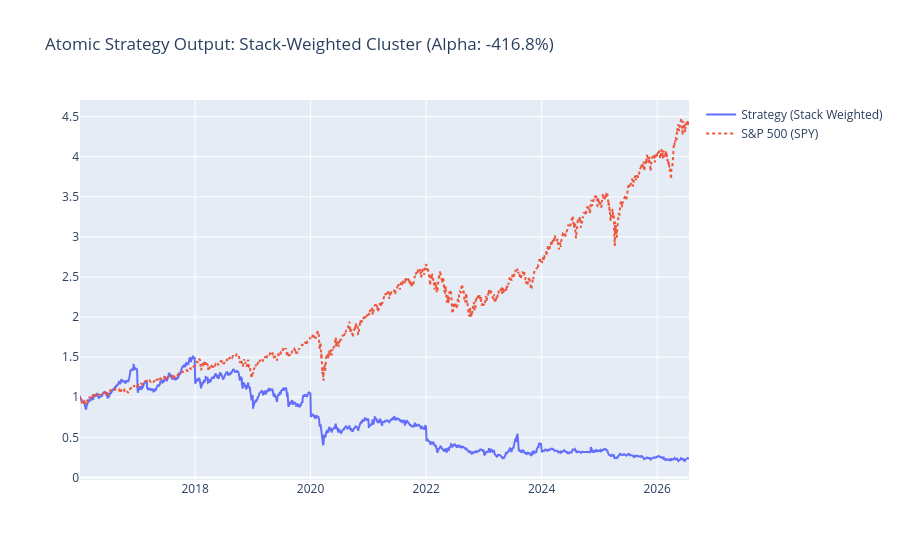

Notebook code cell kept with this figure:
### Markdown cell above
## PHASE 5: THE STRATEGY PIVOT & BACKTEST
Based on our Phase 4 findings, we prioritize Growth and Survival. We now run the full modular backtest from 2016 to verify if this "Atomic QARP" strategy consistently outperforms the S&P 500.

---
### Rebalance Logic:
- **Frequency**: Annual (12 Months).
- **Universe**: IT Services companies > $500M Revenue.
- **Selection**: Top 5 tickers by Atomic Stack Score.
- **Weighting**: Equal weight.

### Code cell
# --- PHASE 5: THE ATOMIC STRATEGY BACKTEST (CLEAN PIPELINE) ---

def run_phase5_backtest(tickers, start_date='2016-01-01', top_n=5):
    test_start = pd.to_datetime(start_date)
    today = pd.to_datetime(datetime.now().date())
    rebalance_dates = pd.date_range(start=test_start, end=today, freq='12MS')
    
    print(f"--- Starting Final Backtest Analysis (Local Data Only) ---")
    
    # 1. PRE-LOAD LOCAL PRICES (Absolute local truth)
    # Pivot includes SPY as we synced it in Phase 1.1
    all_prices = price_df.pivot(index='date', columns='ticker', values='adj_close')
    universe_prices = all_prices[all_prices.index >= test_start]
    
    # Check if SPY is available
    if 'SPY' not in all_prices.columns:
        print("CRITICAL: SPY benchmark missing from local pivot. Ensure Phase 1.1 ran successfully.")
        return

    spy_prices = all_prices['SPY']
    
    portfolio_value = 1.0
    history = pd.Series(index=universe_prices.index, dtype=float)
    history = history[history.index >= test_start]
    history.iloc[0] = 1.0
    
    last_picks_weights = {}

    for i, rb_date in enumerate(rebalance_dates):
        if rb_date >= today: break
        end_window = rebalance_dates[i+1] if i+1 < len(rebalance_dates) else today
        
        # 2. GENERATE ATOMIC DATA FOR THIS DATE
        period_data = []
        with np.errstate(divide='ignore', invalid='ignore'):
            for t in tickers:
                try:
                    rev = ttm_revenue(t, rb_date)
                    mkt = market_cap(t, rb_date)
                    if np.isnan(rev) or np.isnan(mkt) or rev <= 0: continue
                    
                    period_data.append({
                        'Ticker': t, 'Revenue_TTM': rev, 'Market_Cap': mkt,
                        'ROIC_%': ttm_roic(t, rb_date),
                        'F_Score_Factor': piotroski_f_score(t, rb_date),
                        'Growth_6Q_%': get_cumulative_growth(t, rb_date),
                        'PS_Current': mkt / rev,
                        'Rel_PS_Ind': (mkt/rev) / ind_medians.loc[tickers_meta.loc[t, 'zacks_x_ind_desc'], 'median_ps'],
                        'Rel_PS_Hist': (mkt/rev) / get_historical_ps_median(t, rb_date)
                    })
                except: continue
        
        atomic_df = pd.DataFrame(period_data).set_index('Ticker')
        
        # 3. APPLY CENTRALIZED OPPORTUNITY LOGIC
        opportunity_df = build_opportunity_matrix(atomic_df)
        if opportunity_df.empty: continue
        
        # 4. SELECTION & PROPORTIONAL WEIGHTING
        # "allocating tickers in proportion to their perceived tier or mosaic score"
        top_df = opportunity_df.head(top_n).copy()
        total_score = top_df['Stack_Score'].sum()
        top_df['Weight'] = top_df['Stack_Score'] / total_score
        
        picks = top_df.index.tolist()
        weights = top_df['Weight'].to_dict()
        last_picks_weights = weights
        print(f"[{rb_date.date()}] Selected: {picks} (Weights: {[f'{w:.2f}' for w in weights.values()]})")
        
        # 5. PORTFOLIO EXECUTION (Using Weighted Return)
        window = universe_prices.loc[(universe_prices.index >= rb_date) & (universe_prices.index <= end_window), picks]        
        window = window.ffill().bfill() 
                
        # Calculate daily returns for the window
        # Individual stock returns normalized to 1.0 at rb_date
        asset_returns = window / window.iloc[0]
        
        # Weighted portfolio return
        weighted_ret = (asset_returns * pd.Series(weights)).sum(axis=1)
        
        history.update(weighted_ret * portfolio_value)
        portfolio_value = history.loc[history.index <= end_window].iloc[-1]
    
    # 6. FINAL PERFORMANCE ANALYSIS
    history = history.ffill()
    spy_bench = (spy_prices / spy_prices.loc[spy_prices.index >= test_start].iloc[0]).reindex(history.index).ffill()
    
    total_ret = history.iloc[-1] - 1
    spy_ret = spy_bench.iloc[-1] - 1
    alpha = total_ret - spy_ret
    
    days = (history.index[-1] - history.index[0]).days
    cagr = ((history.iloc[-1]) ** (365.25 / days)) - 1
    
    # 7. RECENT TEAR ANALYSIS (Using local price data)
    five_months_ago = today - timedelta(days=150)
    current_picks = list(last_picks_weights.keys())
    recent_subset = all_prices.loc[all_prices.index >= five_months_ago, current_picks]
    recent_perf = (recent_subset.iloc[-1] / recent_subset.iloc[0] - 1) * 100

    print(f"\n--- Strategy Performance Metrics ---")
    print(f"Total Return: {total_ret*100:.2f}% (vs SPY: {spy_ret*100:.2f}%)")
    print(f"Alpha: {alpha*100:.2f}%")
    print(f"CAGR: {cagr*100:.2f}%")
    print(f"\n--- Recent Performer Analysis (Last 5 Months - Local Data) ---")
    print(f"Full Recent Selection Performance:\n{recent_perf.sort_values(ascending=False)}")

    # 8. VISUALIZATION
    fig = go.Figure()
    fig.add_trace(go.Scatter(x=history.index, y=history, name='Strategy (Stack Weighted)'))
    fig.add_trace(go.Scatter(x=spy_bench.index, y=spy_bench, name='S&P 500 (SPY)', line=dict(dash='dot')))
    fig.update_layout(title=f"Atomic Strategy Output: Stack-Weighted Cluster (Alpha: {alpha*100:.1f}%)")
    fig.show()

run_phase5_backtest(it_services_universe)

### Figure 1 — Plotly figure (JSON) as saved in the notebook; plotly's stock layout.template omitted (floating-point values rounded to 4 significant figures; data arrays with more than 128 entries replaced by an {"elided": "..."} marker saying what was removed)
{"data": [{"name": "Strategy (Stack Weighted)", "type": "scatter", "x": {"elided": "2651 str values"}, "y": {"elided": "2651 float values"}}, {"line": {"dash": "dot"}, "name": "S&P 500 (SPY)", "type": "scatter", "x": {"elided": "2651 str values"}, "y": {"elided": "2651 float values"}}], "layout": {"title": {"text": "Atomic Strategy Output: Stack-Weighted Cluster (Alpha: -416.8%)"}}}
